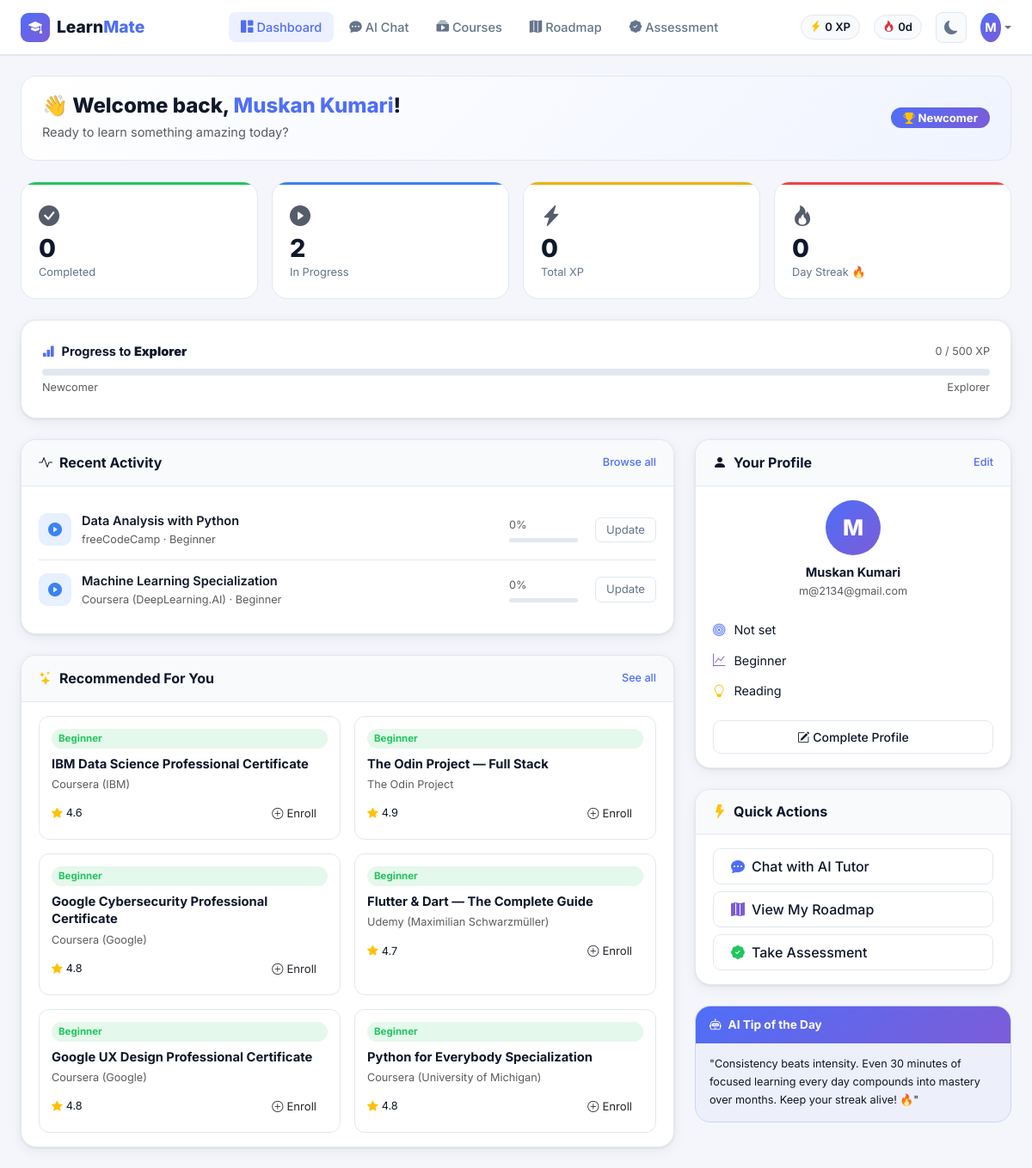
The app's page /dashboard (signed in) with its own data.
### models.py (models this page shows, shortened)
class User(UserMixin, db.Model):
    __tablename__ = "users"
    id = db.Column(db.Integer, primary_key=True)
    username = db.Column(db.String(80), unique=True, nullable=False)
    email = db.Column(db.String(120), unique=True, nullable=False)
    password_hash = db.Column(db.String(256), nullable=False)
    full_name = db.Column(db.String(150), nullable=True)
    avatar_url = db.Column(db.String(300), nullable=True)
    career_goal = db.Column(db.String(200), nullable=True)
    current_role = db.Column(db.String(150), nullable=True)
    skill_level = db.Column(db.String(50), default="beginner")   # beginner / intermediate / advanced
    learning_style = db.Column(db.String(80), nullable=True)     # visual / reading / hands-on / mixed
    interests = db.Column(db.Text, nullable=True)                # comma-separated tags
    bio = db.Column(db.Text, nullable=True)
    total_xp = db.Column(db.Integer, default=0)
    streak_days = db.Column(db.Integer, default=0)
    last_active = db.Column(db.DateTime, default=datetime.utcnow)
    created_at = db.Column(db.DateTime, default=datetime.utcnow)
    progress = db.relationship("CourseProgress", back_populates="user", cascade="all, delete-orphan")
    chat_history = db.relationship("ChatHistory", back_populates="user", cascade="all, delete-orphan")
    assessments = db.relationship("SkillAssessment", back_populates="user", cascade="all, delete-orphan")
    roadmaps = db.relationship("LearningRoadmap", back_populates="user", cascade="all, delete-orphan")
    @property
    def completed_courses(self):
        return [p for p in self.progress if p.status == "completed"]
    @property
    def in_progress_courses(self):
        return [p for p in self.progress if p.status == "in_progress"]
    @property
    def level_badge(self) -> str:
        if self.total_xp < 500:
            return "Newcomer"
        elif self.total_xp < 1500:
            return "Explorer"
        elif self.total_xp < 3000:
            return "Learner"
        elif self.total_xp < 6000:
            return "Achiever"
        else:
            return "Master"

class CourseProgress(db.Model):
    __tablename__ = "course_progress"
    id = db.Column(db.Integer, primary_key=True)
    user_id = db.Column(db.Integer, db.ForeignKey("users.id"), nullable=False)
    course_id = db.Column(db.Integer, db.ForeignKey("courses.id"), nullable=False)
    status = db.Column(db.String(30), default="not_started")     # not_started / in_progress / completed
    progress_pct = db.Column(db.Integer, default=0)              # 0 – 100
    score = db.Column(db.Float, nullable=True)
    started_at = db.Column(db.DateTime, nullable=True)
    completed_at = db.Column(db.DateTime, nullable=True)
    notes = db.Column(db.Text, nullable=True)
    user = db.relationship("User", back_populates="progress")
    course = db.relationship("Course", back_populates="progress")

class Course(db.Model):
    __tablename__ = "courses"
    id = db.Column(db.Integer, primary_key=True)
    title = db.Column(db.String(250), nullable=False)
    description = db.Column(db.Text, nullable=True)
    category = db.Column(db.String(100), nullable=True)
    domain = db.Column(db.String(100), nullable=True)
    level = db.Column(db.String(50), default="beginner")         # beginner / intermediate / advanced
    duration_hours = db.Column(db.Float, default=0.0)
    xp_reward = db.Column(db.Integer, default=100)
    provider = db.Column(db.String(150), nullable=True)
    url = db.Column(db.String(500), nullable=True)
    thumbnail = db.Column(db.String(500), nullable=True)
    tags = db.Column(db.Text, nullable=True)                     # comma-separated
    prerequisites = db.Column(db.Text, nullable=True)            # comma-separated course IDs or names
    rating = db.Column(db.Float, default=4.0)
    enrollments = db.Column(db.Integer, default=0)
    created_at = db.Column(db.DateTime, default=datetime.utcnow)
    progress = db.relationship("CourseProgress", back_populates="course", cascade="all, delete-orphan")

### routes/dashboard.py (the view)
@dashboard_bp.route("/dashboard")
@login_required
def dashboard():
    completed = len(current_user.completed_courses)
    in_progress = len(current_user.in_progress_courses)
    total_enrolled = len(current_user.progress)
    recent = (
        CourseProgress.query
        .filter_by(user_id=current_user.id)
        .filter(CourseProgress.status.in_(["in_progress", "completed"]))
        .order_by(CourseProgress.started_at.desc())
        .limit(5)
        .all()
    )
    enrolled_ids = [p.course_id for p in current_user.progress]
    recommended = (
        Course.query
        .filter(Course.id.notin_(enrolled_ids))
        .filter_by(level=current_user.skill_level or "beginner")
        .limit(6)
        .all()
    )
    if len(recommended) < 3:
        recommended = Course.query.filter(Course.id.notin_(enrolled_ids)).limit(6).all()
    xp = current_user.total_xp
    next_milestone = _next_xp_milestone(xp)
    return render_template(
        "dashboard.html",
        completed=completed,
        in_progress=in_progress,
        total_enrolled=total_enrolled,
        recent=recent,
        recommended=recommended,
        xp=xp,
        next_milestone=next_milestone,
    )

### templates/dashboard.html (shortened to what this page needs)
{% extends "base.html" %}
{% block content %}
<div class="container-fluid px-4 py-4">
  <div class="lm-welcome-banner mb-4">
    <div class="lm-welcome-left">
      <h4 class="fw-800 mb-1">
        👋 Welcome back, <span class="text-accent">{{ current_user.full_name or current_user.username }}</span>!
      </h4>
      <p class="text-muted mb-0">
        {% if current_user.career_goal %}
          Continuing your journey to become a <strong>{{ current_user.career_goal }}</strong>
        {% else %}
          Ready to learn something amazing today?
        {% endif %}
      </p>
    </div>
    <div class="lm-welcome-right">
      <span class="lm-level-badge">
        <i class="bi bi-trophy-fill me-1 text-warning"></i>{{ current_user.level_badge }}
      </span>
    </div>
  </div>
  <div class="row g-3 mb-4">
    {% set stats = [
      (completed, "Completed", "bi-check-circle-fill", "green"),
      (in_progress, "In Progress", "bi-play-circle-fill", "blue"),
      (current_user.total_xp, "Total XP", "bi-lightning-charge-fill", "yellow"),
      (current_user.streak_days, "Day Streak 🔥", "bi-fire", "red"),
    ] %}
    {% for val, label, icon, color in stats %}
    <div class="col-6 col-xl-3">
      <div class="lm-stat-widget lm-stat-{{ color }}">
        <i class="bi {{ icon }} lm-stat-icon"></i>
        <div class="lm-stat-val">{{ val }}</div>
        <div class="lm-stat-label">{{ label }}</div>
      </div>
    </div>
    {% endfor %}
  </div>
  <div class="lm-card mb-4 p-4">
    <div class="d-flex justify-content-between align-items-center mb-2">
      <span class="fw-700"><i class="bi bi-bar-chart-fill me-2 text-accent"></i>Progress to <strong>{{ next_milestone.badge }}</strong></span>
      <span class="text-muted small">{{ xp }} / {{ next_milestone.threshold }} XP</span>
    </div>
    <div class="progress lm-progress-bar">
    </div>
    <div class="d-flex justify-content-between mt-1">
      <small class="text-muted">{{ current_user.level_badge }}</small>
      <small class="text-muted">{{ next_milestone.badge }}</small>
    </div>
  </div>
  <div class="row g-4">
    <div class="col-lg-8">
      <div class="lm-card mb-4">
        <div class="lm-card-header">
          <h6 class="mb-0 fw-700"><i class="bi bi-activity me-2"></i>Recent Activity</h6>
          <a href="{{ url_for('courses.courses') }}" class="lm-link small">Browse all</a>
        </div>
        <div class="lm-card-body">
          {% if recent %}
            {% for progress in recent %}
            <div class="lm-activity-item">
              <div class="lm-activity-icon lm-icon-{% if progress.status == 'completed' %}green{% else %}blue{% endif %}">
                <i class="bi bi-{% if progress.status == 'completed' %}check-circle-fill{% else %}play-circle-fill{% endif %}"></i>
              </div>
              <div class="lm-activity-info">
                <div class="fw-600">{{ progress.course.title }}</div>
                <div class="text-muted small">{{ progress.course.provider }} · {{ progress.course.level|title }}</div>
              </div>
              <div class="lm-activity-progress">
                <div class="small text-muted mb-1">{{ progress.progress_pct }}%</div>
                <div class="progress lm-mini-progress">
                </div>
              </div>
              {% if progress.status == 'in_progress' %}
              <button class="btn lm-btn-sm-outline ms-2 lm-update-progress"
                      data-course-id="{{ progress.course_id }}"
                      data-current="{{ progress.progress_pct }}">Update</button>
              {% else %}
              <span class="badge lm-badge-success ms-2">Done ✓</span>
              {% endif %}
            </div>
            {% endfor %}
          {% else %}
            <div class="lm-empty-state">
              <i class="bi bi-collection-play fs-1 text-muted"></i>
              <p class="text-muted mt-2">No courses enrolled yet.</p>
              <a href="{{ url_for('courses.courses') }}" class="btn lm-btn-primary btn-sm">Browse Courses</a>
            </div>
          {% endif %}
        </div>
      </div>
      <div class="lm-card">
        <div class="lm-card-header">
          <h6 class="mb-0 fw-700"><i class="bi bi-stars me-2 text-warning"></i>Recommended For You</h6>
          <a href="{{ url_for('courses.courses') }}" class="lm-link small">See all</a>
        </div>
        <div class="lm-card-body">
          <div class="row g-3">
            {% for course in recommended %}
            <div class="col-md-6">
              <div class="lm-course-mini-card">
                <div class="lm-course-level-badge lm-level-{{ course.level }}">{{ course.level|title }}</div>
                <h6 class="fw-700 mt-2 mb-1 lm-course-title">{{ course.title }}</h6>
                <div class="text-muted small mb-2">{{ course.provider }}</div>
                <div class="d-flex align-items-center justify-content-between">
                  <span class="small"><i class="bi bi-star-fill text-warning me-1"></i>{{ course.rating }}</span>
                  <button class="btn lm-btn-sm lm-enroll-btn" data-course-id="{{ course.id }}">
                    <i class="bi bi-plus-circle me-1"></i>Enroll
                  </button>
                </div>
              </div>
            </div>
            {% endfor %}
          </div>
        </div>
      </div>
    </div>
    <div class="col-lg-4">
      <div class="lm-card mb-4">
        <div class="lm-card-header">
          <h6 class="mb-0 fw-700"><i class="bi bi-person-fill me-2"></i>Your Profile</h6>
          <a href="{{ url_for('profile.profile') }}" class="lm-link small">Edit</a>
        </div>
        <div class="lm-card-body">
          <div class="text-center mb-3">
            <div class="lm-avatar-lg mx-auto mb-2">{{ (current_user.full_name or current_user.username)[0].upper() }}</div>
            <div class="fw-700">{{ current_user.full_name or current_user.username }}</div>
            <div class="text-muted small">{{ current_user.email }}</div>
          </div>
          <div class="lm-profile-info-row">
            <i class="bi bi-bullseye text-accent"></i>
            <span>{{ current_user.career_goal or 'Not set' }}</span>
          </div>
          <div class="lm-profile-info-row">
            <i class="bi bi-graph-up text-purple"></i>
            <span>{{ (current_user.skill_level or 'beginner')|title }}</span>
          </div>
          <div class="lm-profile-info-row">
            <i class="bi bi-lightbulb text-warning"></i>
            <span>{{ (current_user.learning_style or 'Not set')|title }}</span>
          </div>
          {% if not current_user.career_goal %}
          <a href="{{ url_for('profile.setup') }}" class="btn lm-btn-outline w-100 mt-3 btn-sm">
            <i class="bi bi-pencil-square me-1"></i>Complete Profile
          </a>
          {% endif %}
        </div>
      </div>
      <div class="lm-card mb-4">
        <div class="lm-card-header"><h6 class="mb-0 fw-700"><i class="bi bi-lightning-fill me-2 text-warning"></i>Quick Actions</h6></div>
        <div class="lm-card-body d-grid gap-2">
          <a href="{{ url_for('chat.chat') }}" class="btn lm-btn-outline text-start">
            <i class="bi bi-chat-dots-fill me-2 text-accent"></i>Chat with AI Tutor
          </a>
          <a href="{{ url_for('roadmap.roadmap') }}" class="btn lm-btn-outline text-start">
            <i class="bi bi-map-fill me-2 text-purple"></i>View My Roadmap
          </a>
          <a href="{{ url_for('assessment.assessment') }}" class="btn lm-btn-outline text-start">
            <i class="bi bi-patch-check-fill me-2 text-green"></i>Take Assessment
          </a>
        </div>
      </div>
      <div class="lm-ai-tip-card">
        <div class="lm-ai-tip-header">
          <i class="bi bi-robot me-2"></i>AI Tip of the Day
        </div>
        <div class="lm-ai-tip-body">
          <p class="mb-0 small">"Consistency beats intensity. Even 30 minutes of focused learning every day compounds into mastery over months. Keep your streak alive! 🔥"</p>
        </div>
      </div>
    </div>
  </div>
</div>
{% endblock %}

### templates/base.html (shortened to what this page needs)
<!DOCTYPE html>
<html lang="en" data-bs-theme="light">
<head>
  <link href="https://cdn.jsdelivr.net/npm/bootstrap@5.3.3/dist/css/bootstrap.min.css" rel="stylesheet"/>
  <link href="https://cdn.jsdelivr.net/npm/bootstrap-icons@1.11.3/font/bootstrap-icons.css" rel="stylesheet"/>
  <link href="{{ url_for('static', filename='css/style.css') }}" rel="stylesheet"/>
</head>
<body>
{% if current_user.is_authenticated %}
<nav class="navbar navbar-expand-lg lm-navbar sticky-top">
  <div class="container-fluid px-4">
    <a class="navbar-brand d-flex align-items-center gap-2" href="{{ url_for('dashboard.dashboard') }}">
      <div class="lm-logo-icon"><i class="bi bi-mortarboard-fill"></i></div>
      <span class="fw-800">Learn<span class="text-accent">Mate</span></span>
    </a>
    <div class="collapse navbar-collapse" id="navMenu">
      <ul class="navbar-nav mx-auto gap-1">
        <li class="nav-item">
          <a class="nav-link lm-nav-link {% if request.endpoint == 'dashboard.dashboard' %}active{% endif %}" href="{{ url_for('dashboard.dashboard') }}">
            <i class="bi bi-grid-1x2-fill me-1"></i>Dashboard
          </a>
        </li>
        <li class="nav-item">
          <a class="nav-link lm-nav-link {% if request.endpoint == 'chat.chat' %}active{% endif %}" href="{{ url_for('chat.chat') }}">
            <i class="bi bi-chat-dots-fill me-1"></i>AI Chat
          </a>
        </li>
        <li class="nav-item">
          <a class="nav-link lm-nav-link {% if request.endpoint == 'courses.courses' %}active{% endif %}" href="{{ url_for('courses.courses') }}">
            <i class="bi bi-collection-play-fill me-1"></i>Courses
          </a>
        </li>
        <li class="nav-item">
          <a class="nav-link lm-nav-link {% if request.endpoint == 'roadmap.roadmap' %}active{% endif %}" href="{{ url_for('roadmap.roadmap') }}">
            <i class="bi bi-map-fill me-1"></i>Roadmap
          </a>
        </li>
        <li class="nav-item">
          <a class="nav-link lm-nav-link {% if request.endpoint == 'assessment.assessment' %}active{% endif %}" href="{{ url_for('assessment.assessment') }}">
            <i class="bi bi-patch-check-fill me-1"></i>Assessment
          </a>
        </li>
      </ul>
      <div class="d-flex align-items-center gap-3">
        <div class="lm-xp-badge d-none d-lg-flex align-items-center gap-1">
          <i class="bi bi-lightning-charge-fill text-warning"></i>
          <span class="fw-600">{{ current_user.total_xp }} XP</span>
        </div>
        <div class="lm-streak-badge d-none d-lg-flex align-items-center gap-1">
          <i class="bi bi-fire text-danger"></i>
          <span class="fw-600">{{ current_user.streak_days }}d</span>
        </div>
        <button class="btn btn-icon lm-theme-toggle" id="themeToggle" title="Toggle dark mode">
          <i class="bi bi-moon-fill" id="themeIcon"></i>
        </button>
        <div class="dropdown">
          <button class="btn btn-icon lm-avatar-btn dropdown-toggle" data-bs-toggle="dropdown">
            <div class="lm-avatar-circle">{{ (current_user.full_name or current_user.username)[0].upper() }}</div>
          </button>
        </div>
      </div>
    </div>
  </div>
</nav>
{% endif %}
<main class="lm-main {% if not current_user.is_authenticated %}lm-main-auth{% endif %}">
  {% block content %}{% endblock %}
</main>
</body>
</html>

### records on screen
User: total_xp "0", streak_days "0", full_name "M", full_name "Muskan Kumari", level_badge "Newcomer", email "m@2134@gmail.com", career_goal "Not set", skill_level "Beginner", learning_style "Reading"
CourseProgress: course "Data Analysis with Python", course.provider "freeCodeCamp", course.level "Beginner", progress_pct "0"
CourseProgress: course "Machine Learning Specialization", course.provider "Coursera (DeepLearning.AI)", course.level "Beginner", progress_pct "0"
Course: level "Beginner", title "IBM Data Science Professional Certificate", provider "Coursera (IBM)", rating "4.6"
Course: level "Beginner", title "The Odin Project — Full Stack", provider "The Odin Project", rating "4.9"
Course: level "Beginner", title "Google Cybersecurity Professional Certificate", provider "Coursera (Google)", rating "4.8"
Course: level "Beginner", title "Flutter & Dart — The Complete Guide", provider "Udemy (Maximilian Schwarzmüller)", rating "4.7"
Course: level "Beginner", title "Google UX Design Professional Certificate", provider "Coursera (Google)", rating "4.8"
Course: level "Beginner", title "Python for Everybody Specialization", provider "Coursera (University of Michigan)", rating "4.8"

### other values on screen
{{ val }} "0" "2" "0" "0"
{{ label }} "Completed" "In Progress" "Total XP" "Day Streak 🔥"
{{ next_milestone.badge }} "Explorer"
{{ xp }} "0"
{{ next_milestone.threshold }} "500"
